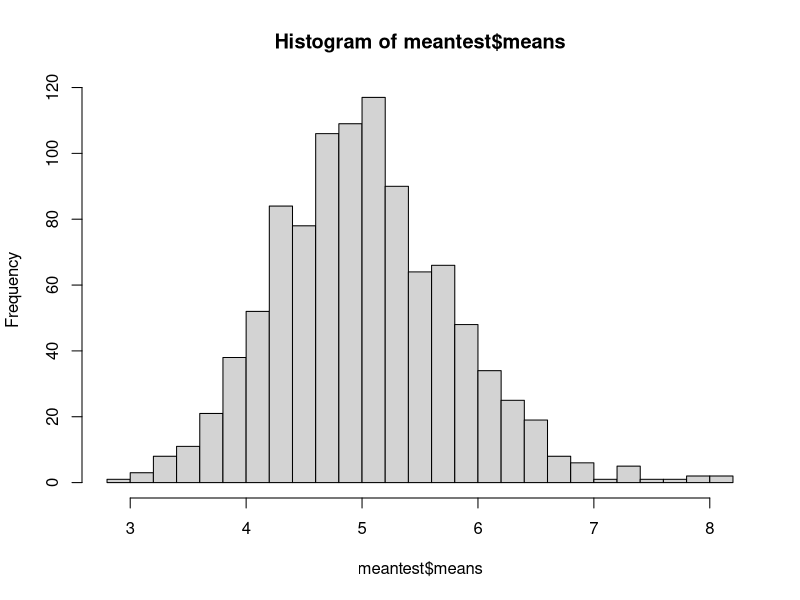
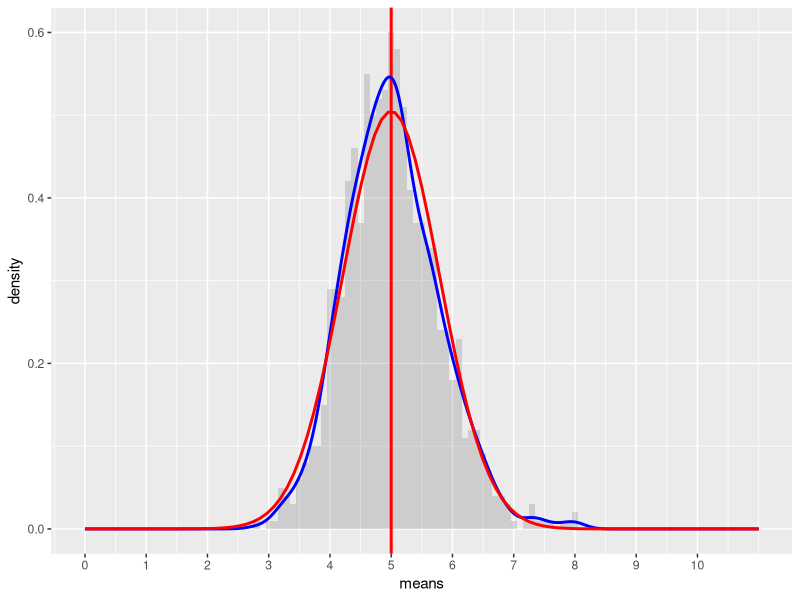
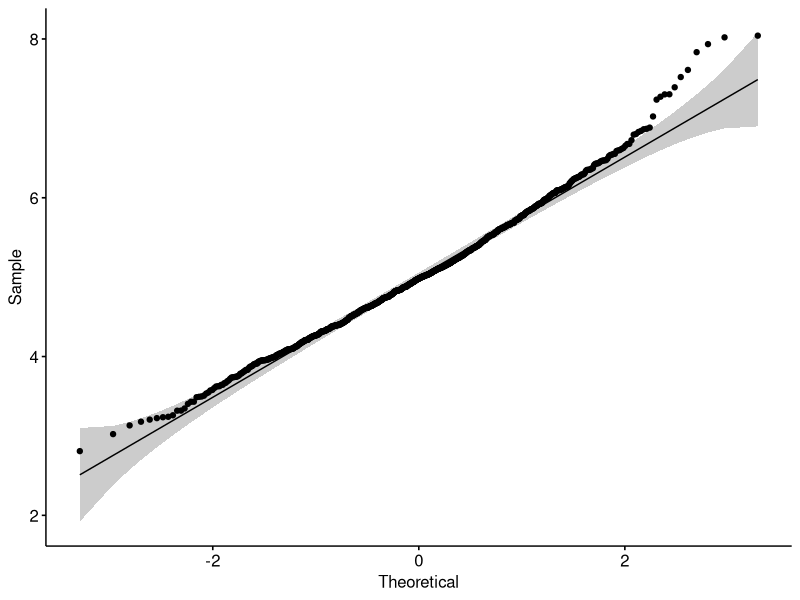
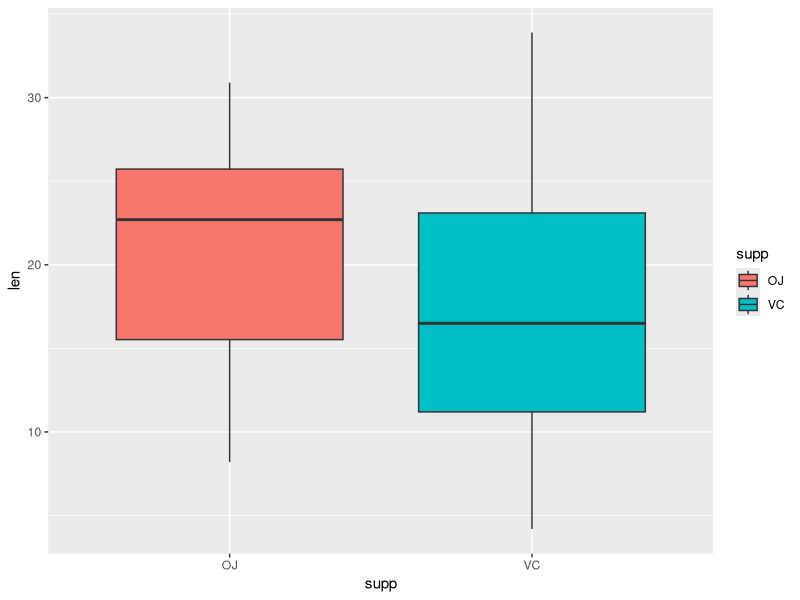
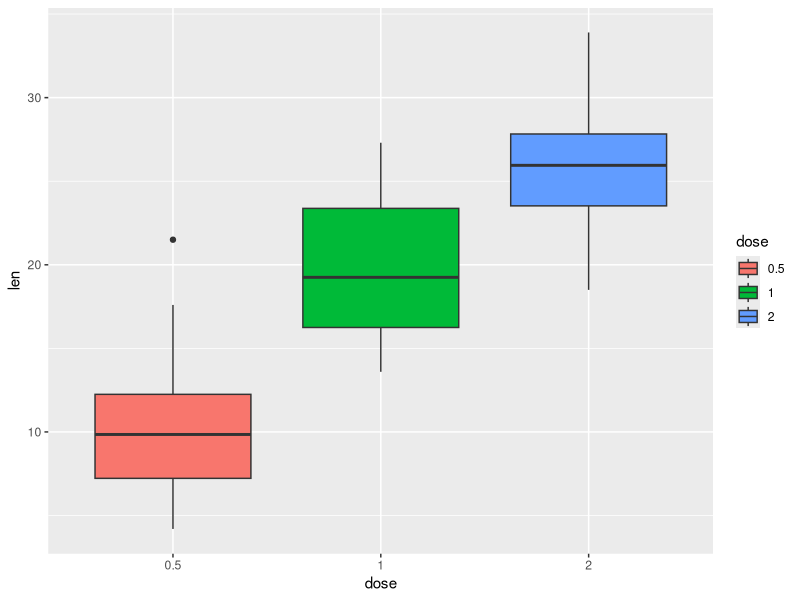
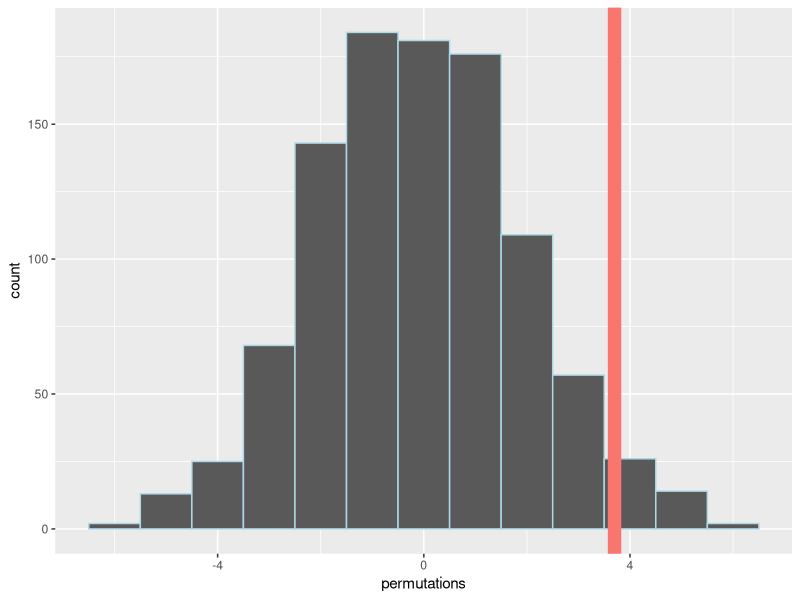

These figures' R source, in order:
#Final project for Statistical Inference by Jose Ramon Pineda

library(tidyverse)
library(ggpubr)

#PART 1

lambda <-  0.2
n <- 40
sim <- 1000
set.seed(seed = 421)
mu <- 1/lambda

#To begin, we expect a mean of 5 (1/lambda)

test <- replicate(sim, rexp(n, lambda))
meantest <- data.frame(means = apply(test, 2, mean))
hist(meantest$means, breaks = 30)
#Looks fairly normally distributed at this point

#Sample mean turns out to be close to the expected 5 at 5.02

var <- ((1/lambda)/sqrt(n))^2
testvar <- var(meantest$means)
testvar

#We see that the expected variance (6.25) is a bit higher than the 
#variance we got in the test (5.99)

ggplot(data = meantest, aes(x = means)) + 
  geom_histogram(binwidth=0.1, aes(y=..density..), alpha=0.2) + 
  geom_vline(xintercept = mu, size=1, colour="red") + 
  geom_density(colour="blue", size=1) +
  scale_x_continuous(breaks=seq(mu-5,mu+5,1), limits=c(mu-5,mu+6))  +
  stat_function(fun = dnorm, args = list(mean = mu , sd = sqrt(var)), colour = "red", size=1) 

#Graphically this seems like a normal distribution, but lets run a Shapiro test to confirm

shapiro.test(meantest$means)

#It seems the p value is extremely small, so we reject the Ho that this is normally distributed

#We also run a qqplot to visualize this some more. We see then that some of the points on the right tail
#fall outside the confidence interval testing normality, which explains the Shapiro test results


ggqqplot(meantest$means)

#######################################################################

#PART 2

tooth <- ToothGrowth

#This dataset contains information on:
#The Effect of Vitamin C on Tooth Growth in Guinea Pigs
# Vitamins were administered via orange juice (OJ) or ascorbic acid (VC)

g <- ggplot(tooth, aes(x = supp, y = len, fill = supp))
g +geom_boxplot()

tooth$dose <- as.factor(tooth$dose)

h <- ggplot(tooth, aes(x = dose, y = len, fill = dose))
h +geom_boxplot()

#We can tell from our early graphs that VC seems to have a weaker effect on len than
#if OC was administered. Also, unsurprisingly, if the dose is higher the effect is larger

#We will use the techniques learned in the lectures going forward

group <- as.character(tooth$supp)
testStat <- function(w, g) mean (w[g=="OJ"]) - mean (w[g =="VC"])
observedStat <- testStat(tooth$len, group)
observedStat

#The observed difference between groups is 3.7 in length in favor of OC

permutations <- sapply(1:1000, function(i) testStat (tooth$len, sample(group)))
mean(permutations > observedStat)

#After 1000 permutations we found 3% of the datasets that were larger than the original data
# The p - value is small though still, so we reject the null hypothesis at an alpha of 0.05

ggplot()+aes(permutations)+geom_histogram(binwidth=1, color="lightblue")+
    geom_vline(aes(xintercept=3.7, color="red", size =0.05), show.legend = FALSE)

# From our histogram we see that most observations fall below that mean we calculated of 3.7.
# So a 0 mean difference is very unlikely.

# Next let's build the Confidence intervals and p - values of our observations
#based on supplement

g1 <- tooth$len[1:30]; g2 <- tooth$len[31:60]
difference <-  g2 - g1

t.test(difference, paired = FALSE)


#Based on this we see we have our confidence interval and a very low p value
# of 0.0025 which implies that OJ has a more positive effect on length than VC
# of 1.41 to 5.99 in 95% of cases

#Now we do the same for dose for both supplements separately

h1oj <- tooth %>% 
      filter(supp == "OJ") %>% 
      arrange(dose) %>% 
      slice(1:10) %>% 
      select(len)

h2oj <- tooth %>% 
  filter(supp == "OJ") %>% 
  arrange(dose) %>% 
  slice(11:20) %>%
  select(len)

h3oj <- tooth %>%
  filter(supp == "OJ") %>% 
  arrange(dose) %>% 
  slice(21:30) %>% 
  select(len)

difference2oj <- h3oj-h2oj

t.test(difference2oj, paired = FALSE)

difference3oj <- h2oj-h1oj

t.test(difference3oj, paired = FALSE)

#In the case of OJ it seems that the p value is a bit higher when comparing a dose of 2 with 1
#With a possibility that there is no noticeable effect (lower CI goes below 0)
#which passes the p-test at 10%. Whereas for doses of 1 to 0.5 the effect is clearly
#positive, with a very low p-value and high CI.

h1vc <- tooth %>% 
  filter(supp == "VC") %>% 
  arrange(dose) %>% 
  slice(1:10) %>% 
  select(len)

h2vc <- tooth %>% 
  filter(supp == "VC") %>% 
  arrange(dose) %>% 
  slice(11:20) %>%
  select(len)

h3vc <- tooth %>% 
  filter(supp == "VC") %>% 
  arrange(dose) %>% 
  slice(21:30) %>% 
  select(len)

difference2vc <- h3vc-h2vc

t.test(difference2vc, paired = FALSE)

difference3vc <- h2vc-h1vc

t.test(difference3vc, paired = FALSE)

#As for VC we can see that increased dosing has a very statstically significant positive effect
#on length, with high/positive CI and p-values that are extremely low. The Ho is rejected.




